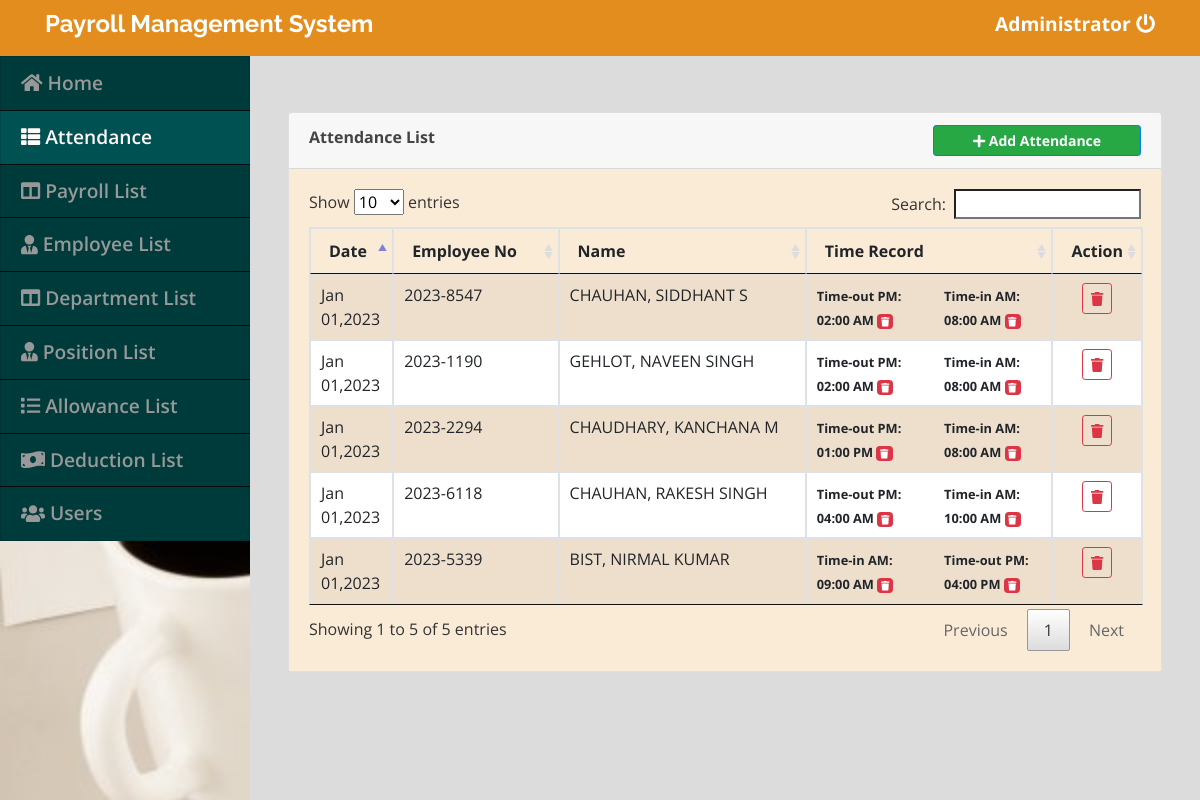
The page /index.php?page=attendance (signed in) on the database its author committed.
### tables this page shows
CREATE TABLE `attendance` (
  `id` int(11) NOT NULL,
  `employee_id` int(20) NOT NULL,
  `log_type` tinyint(1) NOT NULL COMMENT '1 = AM IN,2 = AM out, 3= PM IN, 4= PM out\r\n',
  `datetime_log` datetime NOT NULL DEFAULT current_timestamp(),
  `date_updated` datetime NOT NULL DEFAULT current_timestamp() ON UPDATE current_timestamp()
);

### attendance.php (the view, shortened to what this page needs)
<?php include('db_connect.php') ?>
		<div class="container-fluid " >
			<div class="col-lg-12">
				<br />
				<br />
				<div class="card">
					<div class="card-header" >
						<span><b>Attendance List</b></span>
						<button class="btn btn-primary btn-sm btn-block col-md-3 float-right" type="button" id="new_attendance_btn" style="background-color: #28a745;color: white;font-weight: 700;"><span class="fa fa-plus"></span> Add Attendance</button>
					</div>
					<div class="card-body" style="background-color: #faebd7;">
						<table id="table" class="table table-bordered table-striped">
							<colgroup>
								<col width="10%">
								<col width="20%">
								<col width="30%">
								<col width="30%">
								<col width="10%">
							</colgroup>
							<thead>
								<tr>
									<th>Date</th>
									<th>Employee No</th>
									<th>Name</th>
									<th>Time Record</th>
									<th>Action</th>
								</tr>
							</thead>
							<tbody>
								<?php
									$att=$conn->query("SELECT a.*,e.employee_no, concat(e.lastname,', ',e.firstname,' ',e.middlename) as ename FROM attendance a inner join employee e on a.employee_id = e.id order by UNIX_TIMESTAMP(datetime_log) asc  ") or die(mysqli_error());
									$lt_arr = array(1 => " Time-in AM",2=>"Time-out AM",3 => " Time-in PM",4=>"Time-out PM");
									while($row=$att->fetch_array()){
										$date = date("Y-m-d",strtotime($row['datetime_log']));
										$attendance[$row['employee_id']."_".$date]['details'] = array("eid"=>$row['employee_id'],"name"=>$row['ename'],"eno"=>$row['employee_no'],"date"=>$date);
										if($row['log_type'] == 1 || $row['log_type'] == 3){
											if(!isset($attendance[$row['employee_id']."_".$date]['log'][$row['log_type']]))
											$attendance[$row['employee_id']."_".$date]['log'][$row['log_type']] = array('id'=>$row['id'],"date" =>  $row['datetime_log']);
										}else{
											$attendance[$row['employee_id']."_".$date]['log'][$row['log_type']] =array('id'=>$row['id'],"date" =>  $row['datetime_log']);
										}
										}
										foreach ($attendance as $key => $value) {
								?>
								<tr>
									<td><?php echo date("M d,Y",strtotime($attendance[$key]['details']['date'])) ?></td>
									<td><?php echo $attendance[$key]['details']['eno'] ?></td>
									<td><?php echo $attendance[$key]['details']['name'] ?></td>
									<td>
										<div class="row">
									<?php
									foreach($attendance[$key]['log'] as $k => $v) :
									 ?>
									 <div class="col-sm-6" style="">
										<p>
											<small><b><?php echo $lt_arr[$k].": <br/>" ?>
											<?php echo (date("h:i A",strtotime($attendance[$key]['log'][$k]['date'])))  ?> </b>
											<span class="badge badge-danger rem_att" data-id="<?php echo $attendance[$key]['log'][$k]['id'] ?>"><i class="fa fa-trash"></i></span>
										</small>
										</p>
										</div>
									<?php endforeach; ?>
										</div>
									</td>
									<td>
										<center>
										<button class="btn btn-sm btn-outline-danger remove_attendance" data-id="<?php echo $key ?>" type="button"><i class="fa fa-trash"></i></button>
										</center>
									</td>
								</tr>
								<?php
										}
								?>
							</tbody>
						</table>
					</div>
				</div>
			</div>
		</div>

### assets/css/style.css (style rules this page uses)
body { font-family: "Open Sans", sans-serif; color: #444444; width: 100%; height: calc(100%); }

### index.php (style rules this page uses)
body { background: #80808045; }

### attendance.php (style rules this page uses)
td p { margin: unset; }
.rem_att { cursor: pointer; }

### rows shown on the page
attendance: k "Time-out PM", datetime_log "02:00 AM"
attendance: k "Time-in AM", datetime_log "08:00 AM"
attendance: k "Time-out PM", datetime_log "02:00 AM"
attendance: k "Time-in AM", datetime_log "08:00 AM"
attendance: k "Time-out PM", datetime_log "01:00 PM"
attendance: k "Time-in AM", datetime_log "08:00 AM"
attendance: k "Time-out PM", datetime_log "04:00 AM"
attendance: k "Time-in AM", datetime_log "10:00 AM"
attendance: k "Time-in AM", datetime_log "09:00 AM"
attendance: k "Time-out PM", datetime_log "04:00 PM"

### other values the page prints
$_SESSION['login_name'] "Administrator"
date("M d,Y",strtotime($attendance[$key]['details']['date'])) "Jan 01,2023"
$attendance[$key]['details']['eno'] "2023-8547"
$attendance[$key]['details']['name'] "CHAUHAN, SIDDHANT S"
$attendance[$key]['details']['eno'] "2023-1190"
$attendance[$key]['details']['name'] "GEHLOT, NAVEEN SINGH"
$attendance[$key]['details']['eno'] "2023-2294"
$attendance[$key]['details']['name'] "CHAUDHARY, KANCHANA M"
$attendance[$key]['details']['eno'] "2023-6118"
$attendance[$key]['details']['name'] "CHAUHAN, RAKESH SINGH"
$attendance[$key]['details']['eno'] "2023-5339"
$attendance[$key]['details']['name'] "BIST, NIRMAL KUMAR"
